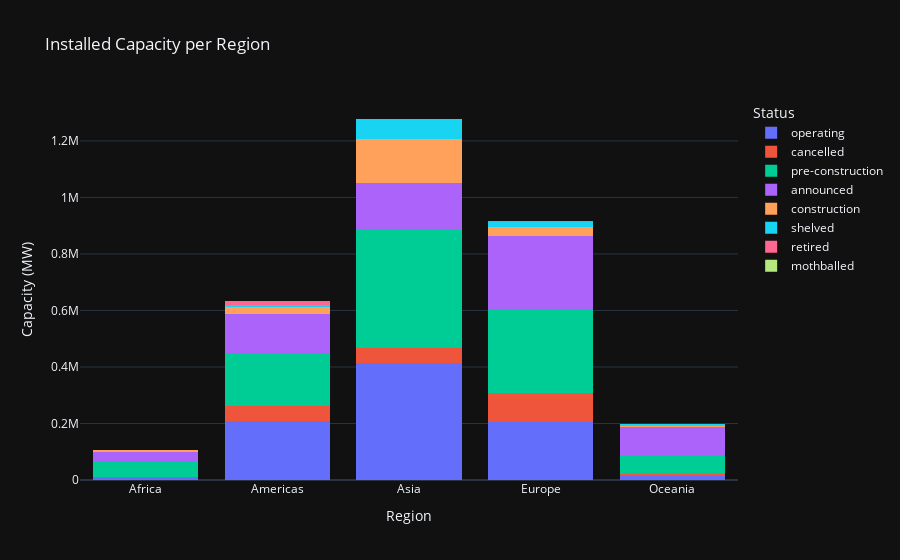

The code cell stored with this chart in its notebook:
### Markdown cell above
## Make first visuals

### Code cell
# stacked bar chart of installed capacity per region, colored by type

# Create a stacked bar chart
fig = px.bar(df, x='Region', y='Capacity (MW)', color='Status', title='Installed Capacity per Region')
fig.update_traces(marker_line_width=0)
fig.update_layout(barmode='stack')  # Set the barmode to 'stack' for stacking

# Show the plot
fig.show()

### Figure 1 — Plotly figure (JSON) as saved in the notebook; plotly's stock layout.template omitted (floating-point values rounded to 4 significant figures; data arrays with more than 128 entries replaced by an {"elided": "..."} marker saying what was removed)
{"data": [{"alignmentgroup": "True", "hovertemplate": "Status=operating<br>Region=%{x}<br>Capacity (MW)=%{y}<extra></extra>", "legendgroup": "operating", "marker": {"color": "#636efa", "pattern": {"shape": ""}, "line": {"width": 0}}, "name": "operating", "offsetgroup": "operating", "orientation": "v", "showlegend": true, "textposition": "auto", "x": {"elided": "16086 str values"}, "xaxis": "x", "y": {"elided": "16086 float values"}, "yaxis": "y", "type": "bar"}, {"alignmentgroup": "True", "hovertemplate": "Status=cancelled<br>Region=%{x}<br>Capacity (MW)=%{y}<extra></extra>", "legendgroup": "cancelled", "marker": {"color": "#EF553B", "pattern": {"shape": ""}, "line": {"width": 0}}, "name": "cancelled", "offsetgroup": "cancelled", "orientation": "v", "showlegend": true, "textposition": "auto", "x": {"elided": "1969 str values"}, "xaxis": "x", "y": {"elided": "1969 float values"}, "yaxis": "y", "type": "bar"}, {"alignmentgroup": "True", "hovertemplate": "Status=pre-construction<br>Region=%{x}<br>Capacity (MW)=%{y}<extra></extra>", "legendgroup": "pre-construction", "marker": {"color": "#00cc96", "pattern": {"shape": ""}, "line": {"width": 0}}, "name": "pre-construction", "offsetgroup": "pre-construction", "orientation": "v", "showlegend": true, "textposition": "auto", "x": {"elided": "5337 str values"}, "xaxis": "x", "y": {"elided": "5337 float values"}, "yaxis": "y", "type": "bar"}, {"alignmentgroup": "True", "hovertemplate": "Status=announced<br>Region=%{x}<br>Capacity (MW)=%{y}<extra></extra>", "legendgroup": "announced", "marker": {"color": "#ab63fa", "pattern": {"shape": ""}, "line": {"width": 0}}, "name": "announced", "offsetgroup": "announced", "orientation": "v", "showlegend": true, "textposition": "auto", "x": {"elided": "1735 str values"}, "xaxis": "x", "y": {"elided": "1735 float values"}, "yaxis": "y", "type": "bar"}, {"alignmentgroup": "True", "hovertemplate": "Status=construction<br>Region=%{x}<br>Capacity (MW)=%{y}<extra></extra>", "legendgroup": "construction", "marker": {"color": "#FFA15A", "pattern": {"shape": ""}, "line": {"width": 0}}, "name": "construction", "offsetgroup": "construction", "orientation": "v", "showlegend": true, "textposition": "auto", "x": {"elided": "1476 str values"}, "xaxis": "x", "y": {"elided": "1476 float values"}, "yaxis": "y", "type": "bar"}, {"alignmentgroup": "True", "hovertemplate": "Status=shelved<br>Region=%{x}<br>Capacity (MW)=%{y}<extra></extra>", "legendgroup": "shelved", "marker": {"color": "#19d3f3", "pattern": {"shape": ""}, "line": {"width": 0}}, "name": "shelved", "offsetgroup": "shelved", "orientation": "v", "showlegend": true, "textposition": "auto", "x": {"elided": "495 str values"}, "xaxis": "x", "y": {"elided": "495 float values"}, "yaxis": "y", "type": "bar"}, {"alignmentgroup": "True", "hovertemplate": "Status=retired<br>Region=%{x}<br>Capacity (MW)=%{y}<extra></extra>", "legendgroup": "retired", "marker": {"color": "#FF6692", "pattern": {"shape": ""}, "line": {"width": 0}}, "name": "retired", "offsetgroup": "retired", "orientation": "v", "showlegend": true, "textposition": "auto", "x": {"elided": "288 str values"}, "xaxis": "x", "y": {"elided": "288 float values"}, "yaxis": "y", "type": "bar"}, {"alignmentgroup": "True", "hovertemplate": "Status=mothballed<br>Region=%{x}<br>Capacity (MW)=%{y}<extra></extra>", "legendgroup": "mothballed", "marker": {"color": "#B6E880", "pattern": {"shape": ""}, "line": {"width": 0}}, "name": "mothballed", "offsetgroup": "mothballed", "orientation": "v", "showlegend": true, "textposition": "auto", "x": ["Americas", "Americas", "Americas", "Americas", "Americas", "Europe", "Europe", "Europe", "Europe", "Europe", "Europe", "Europe", "Europe", "Europe", "Europe", "Europe", "Europe", "Europe", "Europe", "Europe", "Europe", "Europe", "Europe", "Europe", "Europe", "Asia", "Europe"], "xaxis": "x", "y": [20.0, 23.0, 12.0, 12.0, 19.0, 10.0, 26.0, 12.0, 95.0, 105.0, 76.5, 164.0, 25.0, 32.0, 41.0, 29.0, 99.0, 68.0, 100.0, 100.0, 16.0, 133.0, 113.0, 22.0, 98.0, 50.0, 3.6], "yaxis": "y", "type": "bar"}], "layout": {"xaxis": {"anchor": "y", "domain": [0.0, 1.0], "title": {"text": "Region"}}, "yaxis": {"anchor": "x", "domain": [0.0, 1.0], "title": {"text": "Capacity (MW)"}}, "legend": {"title": {"text": "Status"}, "tracegroupgap": 0}, "title": {"text": "Installed Capacity per Region"}, "barmode": "stack"}}
